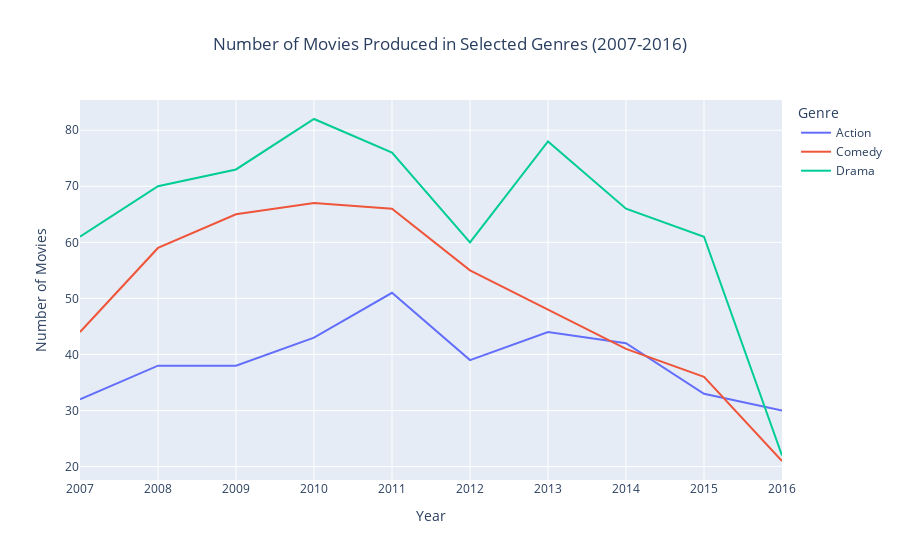

The notebook cell saved with this chart:
### Code cell
# Filter movies released between 2007 and 2016
last_10_years = temp_df[temp_df['release_year'].between(2007, 2016)]

# Expand genres into separate rows
genres_expanded = last_10_years.explode('rt_genres')

# Extract genre names
genres_expanded['genre_name'] = genres_expanded['rt_genres'].apply(lambda x: x['name'] if isinstance(x, dict) else None)

# Select genres for comparison
selected_genres = ['Action', 'Comedy', 'Drama']
filtered_genres = genres_expanded[genres_expanded['genre_name'].isin(selected_genres)]

# Count movies for each genre by year
genre_counts = filtered_genres.groupby(['release_year', 'genre_name']).size().reset_index(name='movie_count')

# Plot the data
import plotly.express as px

fig = px.line(
    genre_counts,
    x='release_year',
    y='movie_count',
    color='genre_name',
    title='Number of Movies Produced in Selected Genres (2007-2016)',
    labels={'release_year': 'Year', 'movie_count': 'Number of Movies', 'genre_name': 'Genre'}
)

# Update layout for better readability
fig.update_layout(
    xaxis=dict(tickmode='linear', dtick=1),
    yaxis_title='Number of Movies',
    xaxis_title='Year',
    title_x=0.5
)

fig.show()

### Figure 1 — Plotly figure (JSON) as saved in the notebook; plotly's stock layout.template omitted (floating-point values rounded to 4 significant figures)
{"data": [{"hovertemplate": "Genre=Action<br>Year=%{x}<br>Number of Movies=%{y}<extra></extra>", "legendgroup": "Action", "line": {"color": "#636efa", "dash": "solid"}, "marker": {"symbol": "circle"}, "mode": "lines", "name": "Action", "orientation": "v", "showlegend": true, "type": "scatter", "x": [2007, 2008, 2009, 2010, 2011, 2012, 2013, 2014, 2015, 2016], "xaxis": "x", "y": [32, 38, 38, 43, 51, 39, 44, 42, 33, 30], "yaxis": "y"}, {"hovertemplate": "Genre=Comedy<br>Year=%{x}<br>Number of Movies=%{y}<extra></extra>", "legendgroup": "Comedy", "line": {"color": "#EF553B", "dash": "solid"}, "marker": {"symbol": "circle"}, "mode": "lines", "name": "Comedy", "orientation": "v", "showlegend": true, "type": "scatter", "x": [2007, 2008, 2009, 2010, 2011, 2012, 2013, 2014, 2015, 2016], "xaxis": "x", "y": [44, 59, 65, 67, 66, 55, 48, 41, 36, 21], "yaxis": "y"}, {"hovertemplate": "Genre=Drama<br>Year=%{x}<br>Number of Movies=%{y}<extra></extra>", "legendgroup": "Drama", "line": {"color": "#00cc96", "dash": "solid"}, "marker": {"symbol": "circle"}, "mode": "lines", "name": "Drama", "orientation": "v", "showlegend": true, "type": "scatter", "x": [2007, 2008, 2009, 2010, 2011, 2012, 2013, 2014, 2015, 2016], "xaxis": "x", "y": [61, 70, 73, 82, 76, 60, 78, 66, 61, 22], "yaxis": "y"}], "layout": {"legend": {"title": {"text": "Genre"}, "tracegroupgap": 0}, "title": {"text": "Number of Movies Produced in Selected Genres (2007-2016)", "x": 0.5}, "xaxis": {"anchor": "y", "domain": [0, 1], "dtick": 1, "tickmode": "linear", "title": {"text": "Year"}}, "yaxis": {"anchor": "x", "domain": [0, 1], "title": {"text": "Number of Movies"}}}}
